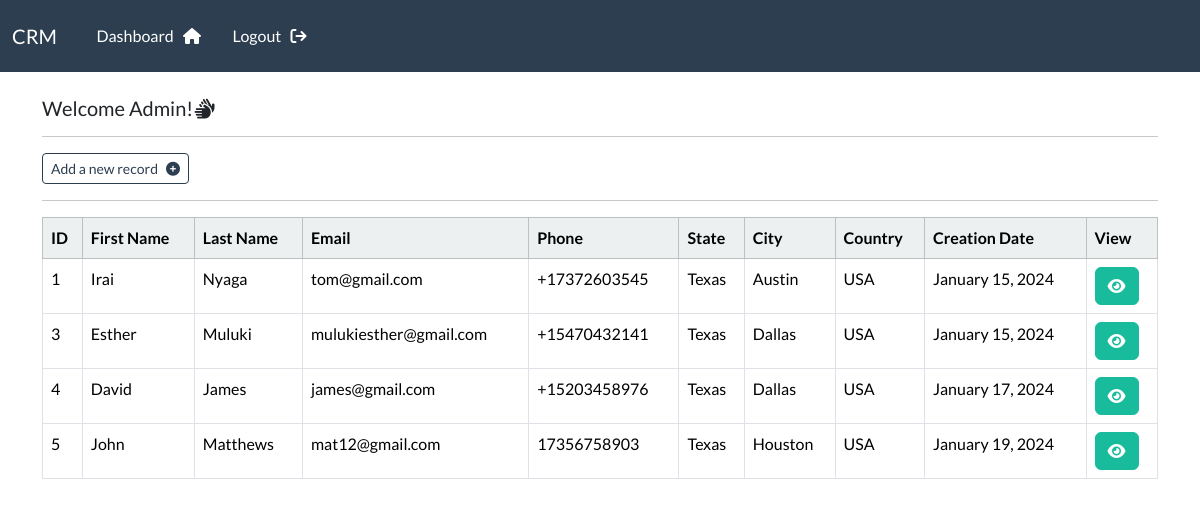
The page /dashboard/ (signed in) on the database its author committed.
### webapp/models.py (models this page shows, shortened)
class Record(models.Model):
    creation_date = models.DateTimeField(auto_now_add=True)
    first_name = models.CharField(max_length=100)
    last_name = models.CharField(max_length=100)
    email = models.CharField(max_length=255)
    phone = models.CharField(max_length=20)
    state = models.CharField(max_length=200)
    city = models.CharField(max_length=255)
    country = models.CharField(max_length=100)

### webapp/views.py (the view)
# urls.py: path('dashboard/', views.dashboard, name="dashboard"),
@login_required(login_url='login') #decorator
def dashboard(request):
    record = Record.objects.all()
    context={
        "records":record,
        }
    return render(request,'webapp/dashboard.html', context)

### webapp/templates/webapp/dashboard.html (shortened to what this page needs)
{% extends 'webapp/base.html' %}
{% block content %}
  <h5> Welcome {{ user }}!<i class="fa-solid fa-hands"></i></h5>
  <hr>
  <a class="btn btn-outline-primary btn-sm" href="{% url 'create-record' %}"> Add a new record &nbsp; <i class="fa-sharp fa-solid fa-circle-plus"></i></a><hr>
  <table class="table table-hover table-bordered">
    <thead class="table-light">
        <tr>
            <th scope="col">ID</th>
            <th scope="col">First Name</th>
            <th scope="col">Last Name</th>
            <th scope="col">Email</th>
            <th scope="col">Phone</th>
            <th scope="col">State</th>
            <th scope="col">City</th>
            <th scope="col">Country</th>
            <th scope="col"> Creation Date</th>
            <th scope="col">View</th>
        </tr>
    </thead>
    <tbody>
        {% if records %}
        {% for record in records %}
        <tr>
            <td>{{record.id}}</td>
            <td>{{record.first_name}}</td>
            <td>{{record.last_name}}</td>
            <td>{{record.email}}</td>
            <td>{{record.phone}}</td>
            <td>{{record.state}}</td>
            <td>{{record.city}}</td>
            <td>{{record.country}}</td>
            <td>{{ record.creation_date|date:"F j, Y" }}</td>
            <td> <a class="btn btn-success"   href="{% url 'record' record.id %}"> <i class="fa-solid fa-eye"></i> </a></td>
        </tr>
        {% endfor %}
     {% endif %}
    </tbody>
  </table>
{% endblock %}

### rows shown on the page
Record: id "1", first_name "Irai", last_name "Nyaga", email "tom@gmail.com", phone "+17372603545", state "Texas", city "Austin", country "USA", creation_date "January 15, 2024"
Record: id "3", first_name "Esther", last_name "Muluki", email "mulukiesther@gmail.com", phone "+15470432141", state "Texas", city "Dallas", country "USA", creation_date "January 15, 2024"
Record: id "4", first_name "David", last_name "James", email "james@gmail.com", phone "+15203458976", state "Texas", city "Dallas", country "USA", creation_date "January 17, 2024"
Record: id "5", first_name "John", last_name "Matthews", email "mat12@gmail.com", phone "17356758903", state "Texas", city "Houston", country "USA", creation_date "January 19, 2024"

### other values the page prints
{{ user }} "Admin"
